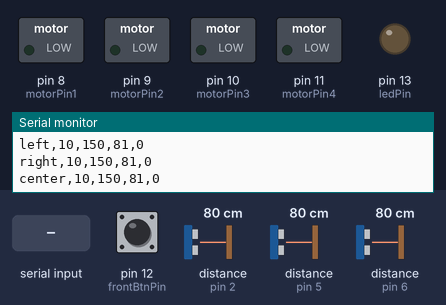
The sketch below on a simulated Arduino Mega 2560, built with avr-gcc and run on an emulated ATmega2560. Shown: switched loads named in the sketch (green lamp = pin HIGH), output pins drawn as LEDs (lit = HIGH), the last lines printed to the serial monitor. The inputs (shaded band) are chosen by the test bench; at power-on: pin 12 (frontBtnPin) LOW, distance to the obstacle (sensors on pin 2, pin 5, pin 6) 80 cm. The echo pulse lasts 58.3 µs per cm.

Above: at 1.2 s.
1.3 s: pin 12 (frontBtnPin) pulled HIGH for 0.15 s
At 1.42 s:
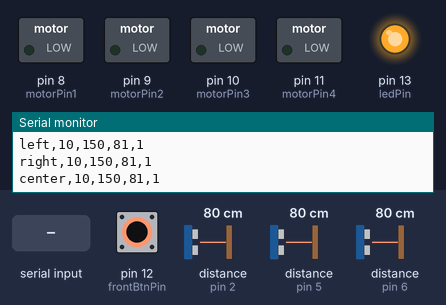
3.0 s: "1" received over Serial
At 3.8 s:
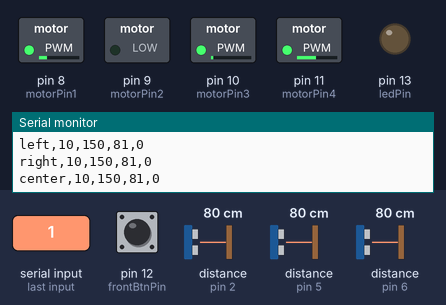
4.5 s: pin 12 (frontBtnPin) pulled HIGH for 1 s
At 4.9 s:
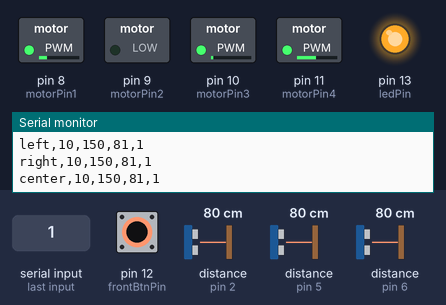
7.0 s: pin 12 (frontBtnPin) pulled HIGH for 3.2 s
At 10.5 s:
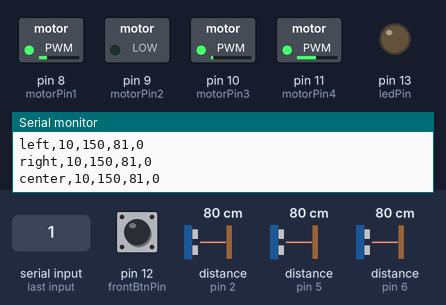
14.7 s: "0" received over Serial
At 15.1 s:
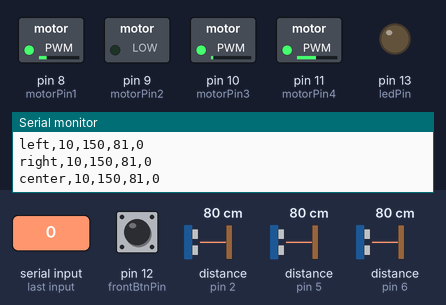
Timing chart, 0 to 17.2 s (numbered marks = the images above; inputs shaded):
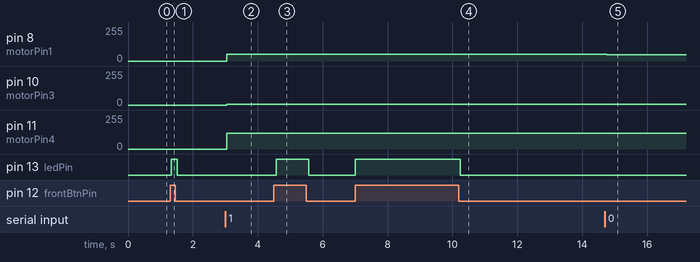

The sketch:

androscar.ino
```cpp
#include <NewPing.h>

#define SERIALBAUDRATE 115200
#define PAYLOAD_SIZE 4 // Size of the payload which contains data to set pin of the motors.
//HC-SR04 specification
#define SONAR_NUM     3 // Number of sensors.
#define LEFT_TRIGGER_PIN  3  // Arduino pin tied to trigger pin on the ultrasonic sensor.
#define LEFT_ECHO_PIN     2  // Arduino pin tied to echo pin on the ultrasonic sensor.
#define CENTER_TRIGGER_PIN  7  // Arduino pin tied to trigger pin on the ultrasonic sensor.
#define CENTER_ECHO_PIN     6  // Arduino pin tied to echo pin on the ultrasonic sensor.
#define RIGHT_TRIGGER_PIN  4  // Arduino pin tied to trigger pin on the ultrasonic sensor.
#define RIGHT_ECHO_PIN     5  // Arduino pin tied to echo pin on the ultrasonic sensor.
#define MIN_DISTANCE 10 // Minimum distance we want to ping for (in centimeters).
#define MAX_DISTANCE 150 // Maximum distance we want to ping for (in centimeters). Maximum sensor distance is rated at 400-500cm.
#define PING_INTERVAL 30 // Milliseconds between sensor pings (29ms is about the min to avoid cross-sensor echo).
#define SAMPLING_SIZE 3 // Sampling of ping size. The objective is to reduce noise.

//BUTTON SWITCH
const int frontBtnPin = 12;  // the number of the pushbutton pin
const int ledPin =  13;      // the number of the LED pin
int buttonState = 0;         // variable for reading the pushbutton status

//L298N
//Motor A
const int motorPin1  = 8;
const int motorPin2  = 9;
//Motor B
const int motorPin3  = 10;
const int motorPin4  = 11;

// variable to store the actual bytes read from the receive buffer
byte readLen = 0;

unsigned long pingTimer[SONAR_NUM]; // Holds the times when the next ping should happen for each sensor.
unsigned int cm[SONAR_NUM];         // Last ping distances.
unsigned int sampling[SONAR_NUM][SAMPLING_SIZE];   // Sampling of ping distances.
uint8_t currentSensor = 0;          // Keeps track of which sensor is active.

String sonarName[SONAR_NUM] = {"left", "right", "center"};
NewPing sonar[SONAR_NUM] = {     // Sensor object array.
  NewPing(LEFT_TRIGGER_PIN, LEFT_ECHO_PIN, MAX_DISTANCE), // Each sensor's trigger pin, echo pin, and max distance to ping.
  NewPing(RIGHT_TRIGGER_PIN, RIGHT_ECHO_PIN, MAX_DISTANCE),
  NewPing(CENTER_TRIGGER_PIN, CENTER_ECHO_PIN, MAX_DISTANCE)
};

int shockDetect() {
  // read the state of the pushbutton value:
  buttonState = digitalRead(frontBtnPin);

  // check if the pushbutton is pressed.
  // if it is, the buttonState is HIGH:
  if (buttonState == HIGH) {
    // turn LED on:
    digitalWrite(ledPin, HIGH);
    return 1;
  } else {
    // turn LED off:
    digitalWrite(ledPin, LOW);
    return 0;
  }
}
void echoCheck() { // If ping received, set the sensor distance to array.
  if (sonar[currentSensor].check_timer())
    cm[currentSensor] = sonar[currentSensor].ping_result / US_ROUNDTRIP_CM;
}
void sonarLoop() {
  for (uint8_t i = 0; i < SONAR_NUM; i++) { // Loop through all the sensors.
    if (millis() >= pingTimer[i]) {         // Is it this sensor's time to ping?
      pingTimer[i] += PING_INTERVAL * SONAR_NUM;  // Set next time this sensor will be pinged.
      if (i == 0 && currentSensor == SONAR_NUM - 1) publishSonarValues(); // Sensor ping cycle complete, do something with the results.
      sonar[currentSensor].timer_stop();          // Make sure previous timer is canceled before starting a new ping (insurance).
      currentSensor = i;                          // Sensor being accessed.
      cm[currentSensor] = MAX_DISTANCE;           // Make distance to maximum. We consider that in this case the maximum distance is reached.
      sonar[currentSensor].ping_timer(echoCheck); // Do the ping (processing continues, interrupt will call echoCheck to look for echo).
    }
  }
}
void publishSonarValues() {
    unsigned int range;
    // Sensor ping cycle complete, do something with the results.
    for (uint8_t i = 0; i < SONAR_NUM; i++) {
        sampling[i][SAMPLING_SIZE-1] = cm[i];
        range = cm[i];
        for (uint8_t j = 0; j < SAMPLING_SIZE-1; j++) {
            sampling[i][j] = sampling[i][j+1];
            range += sampling[i][j];
        }
        Serial.println(sonarName[i] + "," + MIN_DISTANCE + "," + MAX_DISTANCE + "," + range/SAMPLING_SIZE + "," + shockDetect());
        //Serial.print(range/SAMPLING_SIZE);
        //Serial.print(",");
    }
    //Serial.println("");
}
void motorLoop() {
  byte data[PAYLOAD_SIZE];
  if (Serial.available() > 0) {
    readLen = Serial.readBytes(data, PAYLOAD_SIZE);
    if (readLen != 0) {
      analogWrite(motorPin1, data[0]);
      analogWrite(motorPin2, data[1]);
      analogWrite(motorPin3, data[2]);
      analogWrite(motorPin4, data[3]);
    }
  }
}
void setup() {
  // Initialize sonars
  pingTimer[0] = millis() + 75;           // First ping starts at 75ms, gives time for the Arduino to chill before starting.
  for (uint8_t i = 1; i < SONAR_NUM; i++) // Set the starting time for each sensor.
    pingTimer[i] = pingTimer[i - 1] + PING_INTERVAL;

  for (uint8_t i = 0; i < SONAR_NUM; i++) {
      for (uint8_t j = 0; j < SAMPLING_SIZE; j++) {
          sampling[i][j] = MAX_DISTANCE;
      }
  }
  // Initialize motor pins
  pinMode(motorPin1, OUTPUT);
  pinMode(motorPin2, OUTPUT);
  pinMode(motorPin3, OUTPUT);
  pinMode(motorPin4, OUTPUT);
  // Initialize switch button
  pinMode(frontBtnPin, INPUT);
  pinMode(ledPin, OUTPUT);
  Serial.begin(SERIALBAUDRATE);
  Serial.setTimeout(50);
}
void loop() {
    sonarLoop();
    motorLoop();
}
```

Measured:
- after the input at 1.3 s, pin 13 (ledPin): LOW → HIGH at once, → LOW 0.18 s later
- after the input at 3.0 s, pin 8 (motorPin1): 0/255 → 49/255 after 0.05 s; pin 10 (motorPin3): 0/255 → 6/255 after 0.05 s; pin 11 (motorPin4): 0/255 → 119/255 after 0.05 s
- after the input at 4.5 s, pin 13 (ledPin): LOW → HIGH after 0.08 s, → LOW 0.99 s later
- after the input at 7.0 s, pin 13 (ledPin): LOW → HIGH at once, → LOW 3.2 s later
- after the input at 14.7 s, pin 8 (motorPin1): 49/255 → 48/255 after 0.05 s
